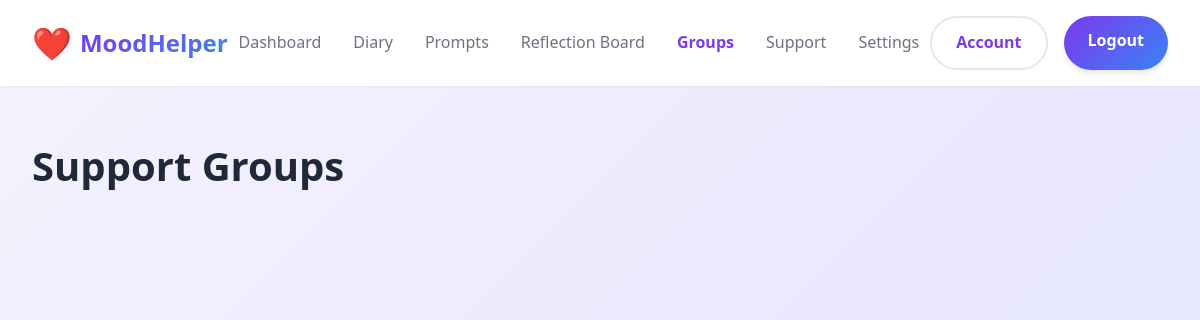
The page /groups.php (signed in) on the database as committed earlier.
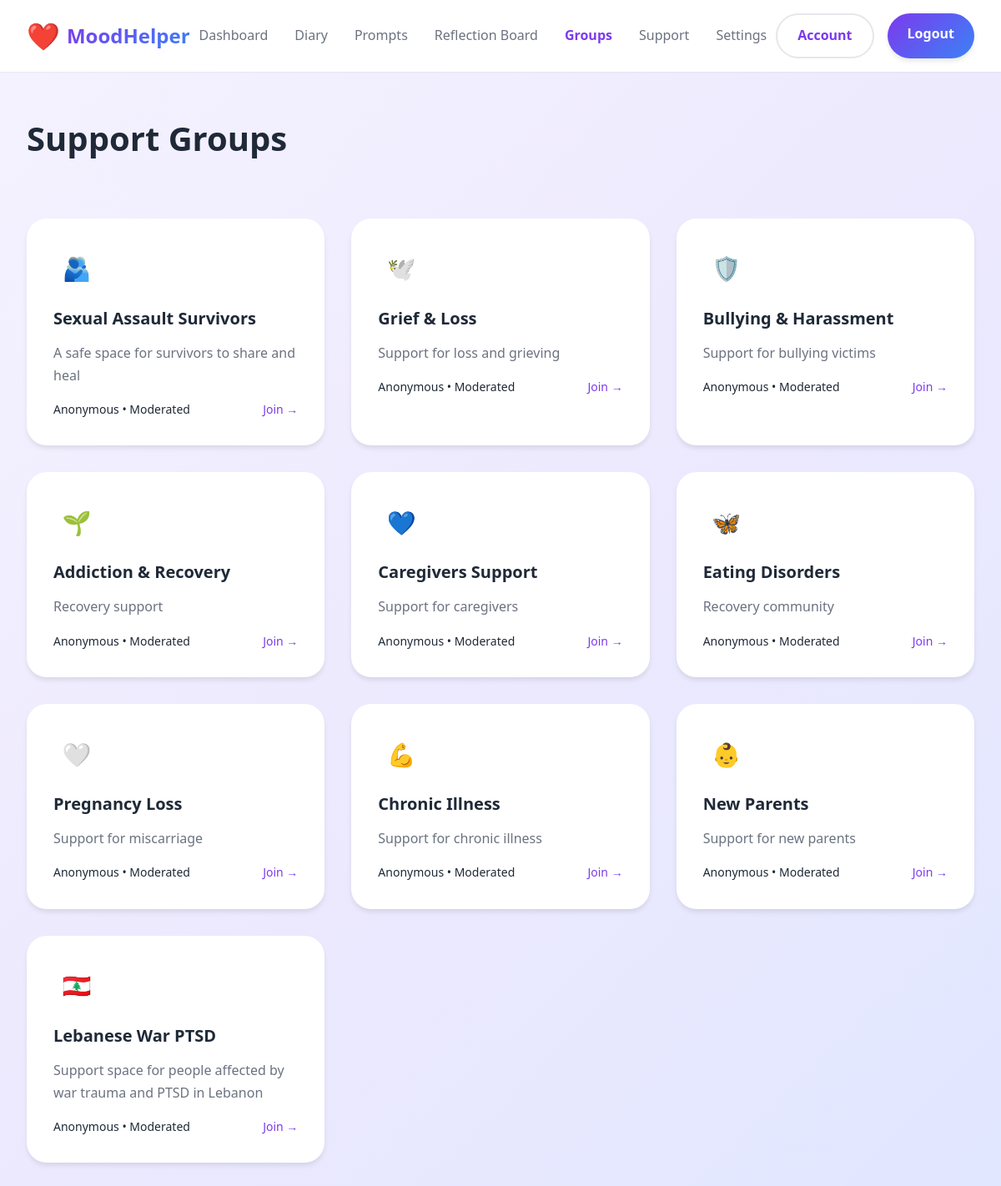
The same page on the database as committed later.
### tables this page shows
CREATE TABLE IF NOT EXISTS `user_groups` (
  `group_id` int NOT NULL AUTO_INCREMENT,
  `name` varchar(100) NOT NULL,
  `description` text,
  `icon` varchar(50) DEFAULT NULL,
  PRIMARY KEY (`group_id`)
);

### groups.php (the view, shortened to what this page needs)
<?php
$conn = new mysqli("localhost", "root", "", "moodhelperdb");
$result = $conn->query("SELECT * FROM user_groups");
?>
<!DOCTYPE html>
<html lang="en">
<head>
<link rel="stylesheet" href="css/styles.css">
</head>
<body>
<nav class="navbar">
<div class="container">
<a href="dashboard.php" class="logo">
<span class="logo-icon">❤️</span>
<span class="logo-text">MoodHelper</span>
</a>
<ul class="nav-links">
<li><a href="dashboard.php">Dashboard</a></li>
<li><a href="diary.php">Diary</a></li>
<li><a href="daily-prompt.php">Prompts</a></li>
<li><a href="reflection-board.php">Reflection Board</a></li>
<li><a href="groups.php" class="active">Groups</a></li>
<li><a href="mood-support.php">Support</a></li>
<li><a href="settings.php">Settings</a></li>
</ul>
<div class="nav-buttons">
<a href="account.php" class="btn btn-secondary">Account</a>
<a href="index.html" class="btn btn-primary">Logout</a>
</div>
</div>
</nav>
<div class="container" style="padding: 3rem 2rem;">
<div style="margin-bottom: 3rem;">
<h1 style="font-size: 2.5rem;">Support Groups</h1>
</div>
<div class="features">
<?php while ($group = $result->fetch_assoc()): ?>
<a href="group.php?id=<?php echo $group['group_id']; ?>"
class="feature-card" style="text-decoration: none; color: inherit; cursor: pointer;">
<div class="feature-icon">
<?php echo $group['icon']; ?>
</div>
<h3><?php echo $group['name']; ?></h3>
<p style="margin-bottom: 1rem;">
<?php echo $group['description']; ?>
</p>
<div style="display: flex; justify-content: space-between; font-size: 0.875rem;">
<span>Anonymous • Moderated</span>
<span style="color: var(--primary-purple);">Join →</span>
</div>
</a>
<?php endwhile; ?>
</div>
</div>
</body>
</html>

### css/styles.css (style rules this page uses)
* { margin: 0; padding: 0; box-sizing: border-box; }
:root { --primary-purple: #7c3aed; --primary-blue: #3b82f6; --secondary-purple: #a78bfa; --secondary-blue: #60a5fa; --background-light: #f8f7ff; --background-gradient: linear-gradient(135deg, #f5f3ff 0%, #ede9fe 50%, #e0e7ff 100%); --text-primary: #1f2937; --text-secondary: #6b7280; --white: #ffffff; --border-light: #e5e7eb; --shadow-sm: 0 1px 2px 0 rgba(0, 0, 0, 0.05); --shadow-md: 0 4px 6px -1px rgba(0, 0, 0, 0.1); --shadow-lg: 0 10px 15px -3px rgba(0, 0, 0, 0.1); --shadow-xl: 0 20px 25px -5px rgba(0, 0, 0, 0.1); --calm-bg: linear-gradient(135deg, #f0fdf4 0%, #dcfce7 50%, #dbeafe 100%); --calm-primary: #10b981; --calm-secondary: #6ee7b7; --calm-text: #064e3b; }
body { font-family: 'Segoe UI', Tahoma, Geneva, Verdana, sans-serif; background: var(--background-gradient); color: var(--text-primary); line-height: 1.6; min-height: 100vh; }
.navbar { background: var(--white); box-shadow: var(--shadow-sm); position: sticky; top: 0; z-index: 1000; padding: 1rem 0; }
.navbar .container { max-width: 1200px; margin: 0 auto; padding: 0 2rem; display: flex; justify-content: space-between; align-items: center; }
.logo { display: flex; align-items: center; gap: 0.5rem; text-decoration: none; }
.logo-icon { font-size: 2rem; }
.logo-text { font-size: 1.5rem; font-weight: 600; background: linear-gradient(135deg, var(--primary-purple), var(--primary-blue)); -webkit-background-clip: text; -webkit-text-fill-color: transparent; background-clip: text; }
.nav-links { display: flex; gap: 2rem; list-style: none; align-items: center; }
.nav-links a { text-decoration: none; color: var(--text-secondary); font-weight: 500; transition: color 0.3s ease; }
.nav-links a.active { color: var(--primary-purple); font-weight: 600; }
.nav-buttons { display: flex; gap: 1rem; }
.btn { padding: 0.75rem 1.5rem; border: none; border-radius: 2rem; font-weight: 600; cursor: pointer; transition: all 0.3s ease; text-decoration: none; display: inline-block; font-size: 1rem; }
.btn-primary { background: linear-gradient(135deg, var(--primary-purple), var(--primary-blue)); color: var(--white); box-shadow: var(--shadow-md); }
.btn-secondary { background: transparent; color: var(--primary-purple); border: 2px solid var(--border-light); }
.container { max-width: 1200px; margin: 0 auto; padding: 0 2rem; }
.features { display: grid; grid-template-columns: repeat(auto-fit, minmax(300px, 1fr)); gap: 2rem; margin: 4rem 0; }
.feature-card { background: var(--white); padding: 2rem; border-radius: 1.5rem; box-shadow: var(--shadow-md); transition: all 0.3s ease; }
.feature-icon { width: 3.5rem; height: 3.5rem; border-radius: 1rem; display: flex; align-items: center; justify-content: center; font-size: 1.75rem; margin-bottom: 1rem; }
.feature-card h3 { font-size: 1.25rem; margin-bottom: 0.75rem; }
.feature-card p { color: var(--text-secondary); line-height: 1.7; }

Rows that differ between the two databases and show on the page:
added user_groups: icon "🫂", name "Sexual Assault Survivors", description "A safe space for survivors to share and heal"
added user_groups: icon "🕊️", name "Grief & Loss", description "Support for loss and grieving"
added user_groups: icon "🛡️", name "Bullying & Harassment", description "Support for bullying victims"
added user_groups: icon "🌱", name "Addiction & Recovery", description "Recovery support"
added user_groups: icon "💙", name "Caregivers Support", description "Support for caregivers"
added user_groups: icon "🦋", name "Eating Disorders", description "Recovery community"
added user_groups: icon "🤍", name "Pregnancy Loss", description "Support for miscarriage"
added user_groups: icon "💪", name "Chronic Illness", description "Support for chronic illness"
added user_groups: icon "👶", name "New Parents", description "Support for new parents"
added user_groups: icon "🇱🇧", name "Lebanese War PTSD", description "Support space for people affected by war trauma and PTSD in Lebanon"
